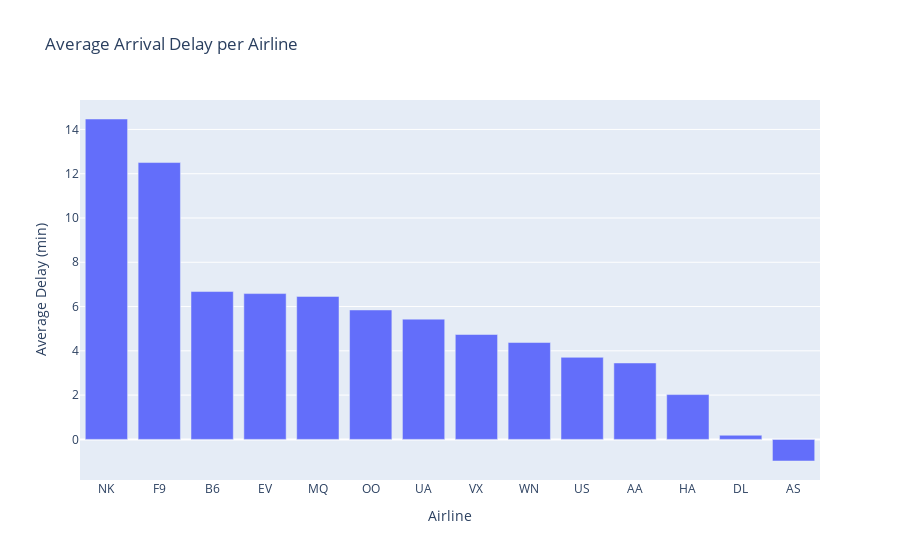

This figure's notebook cell:
### Code cell
avg_delay_airline = df.groupby('AIRLINE')['ARRIVAL_DELAY'].mean().sort_values(ascending=False).reset_index()

fig = px.bar(avg_delay_airline, x='AIRLINE', y='ARRIVAL_DELAY',
             title='Average Arrival Delay per Airline',
             labels={'ARRIVAL_DELAY': 'Average Delay (min)', 'AIRLINE': 'Airline'})

fig.show()

### Figure 1 — Plotly figure (JSON) as saved in the notebook; plotly's stock layout.template omitted (floating-point values rounded to 4 significant figures)
{"data": [{"alignmentgroup": "True", "hovertemplate": "Airline=%{x}<br>Average Delay (min)=%{y}<extra></extra>", "legendgroup": "", "marker": {"color": "#636efa", "pattern": {"shape": ""}}, "name": "", "offsetgroup": "", "orientation": "v", "showlegend": false, "textposition": "auto", "type": "bar", "x": ["NK", "F9", "B6", "EV", "MQ", "OO", "UA", "VX", "WN", "US", "AA", "HA", "DL", "AS"], "xaxis": "x", "y": [14.47, 12.5, 6.678, 6.585, 6.458, 5.846, 5.432, 4.738, 4.375, 3.706, 3.451, 2.023, 0.1868, -0.9766], "yaxis": "y"}], "layout": {"barmode": "relative", "legend": {"tracegroupgap": 0}, "title": {"text": "Average Arrival Delay per Airline"}, "xaxis": {"anchor": "y", "domain": [0, 1], "title": {"text": "Airline"}}, "yaxis": {"anchor": "x", "domain": [0, 1], "title": {"text": "Average Delay (min)"}}}}
